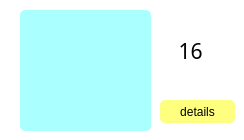
          <widget class="QFrame" name="frame_83">
           <property name="styleSheet">
            <string notr="true">background-color: rgb(255, 255, 255);
border-radius: 5px;</string>
           </property>
           <property name="frameShape">
            <enum>QFrame::StyledPanel</enum>
           </property>
           <property name="frameShadow">
            <enum>QFrame::Raised</enum>
           </property>
           <widget class="QLabel" name="label_18">
            <property name="geometry">
             <rect>
              <x>160</x>
              <y>30</y>
              <width>61</width>
              <height>41</height>
             </rect>
            </property>
            <property name="font">
             <font>
              <family>AcadEref</family>
              <pointsize>16</pointsize>
             </font>
            </property>
            <property name="layoutDirection">
             <enum>Qt::LeftToRight</enum>
            </property>
            <property name="text">
             <string>16</string>
            </property>
            <property name="alignment">
             <set>Qt::AlignCenter</set>
            </property>
           </widget>
           <widget class="QFrame" name="frame_18">
            <property name="geometry">
             <rect>
              <x>20</x>
              <y>10</y>
              <width>131</width>
              <height>121</height>
             </rect>
            </property>
            <property name="styleSheet">
             <string notr="true">background-color: rgb(170, 255, 255);</string>
            </property>
            <property name="frameShape">
             <enum>QFrame::StyledPanel</enum>
            </property>
            <property name="frameShadow">
             <enum>QFrame::Raised</enum>
            </property>
           </widget>
           <widget class="QPushButton" name="pushButton_18">
            <property name="geometry">
             <rect>
              <x>160</x>
              <y>100</y>
              <width>75</width>
              <height>23</height>
             </rect>
            </property>
            <property name="styleSheet">
             <string notr="true">background-color: rgb(255, 255, 127);</string>
            </property>
            <property name="text">
             <string>details</string>
            </property>
           </widget>
          </widget>
